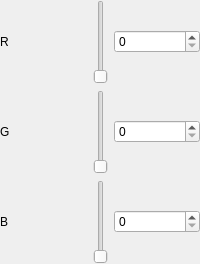
     <widget class="QWidget" name="tab_6Page3">
      <layout class="QGridLayout" name="gridLayout_4">
       <property name="leftMargin">
        <number>0</number>
       </property>
       <property name="topMargin">
        <number>0</number>
       </property>
       <property name="rightMargin">
        <number>0</number>
       </property>
       <property name="bottomMargin">
        <number>0</number>
       </property>
       <item row="2" column="1">
        <widget class="color_widgets::GradientSlider" name="slider_rgb_b">
         <property name="toolTip">
          <string>Blue</string>
         </property>
         <property name="maximum">
          <number>255</number>
         </property>
        </widget>
       </item>
       <item row="2" column="0">
        <widget class="QLabel" name="label_10">
         <property name="toolTip">
          <string>Blue</string>
         </property>
         <property name="text">
          <string>B</string>
         </property>
        </widget>
       </item>
       <item row="1" column="1">
        <widget class="color_widgets::GradientSlider" name="slider_rgb_g">
         <property name="toolTip">
          <string>Green</string>
         </property>
         <property name="maximum">
          <number>255</number>
         </property>
        </widget>
       </item>
       <item row="0" column="0">
        <widget class="QLabel" name="label_8">
         <property name="toolTip">
          <string>Red</string>
         </property>
         <property name="text">
          <string>R</string>
         </property>
        </widget>
       </item>
       <item row="1" column="0">
        <widget class="QLabel" name="label_9">
         <property name="toolTip">
          <string>Green</string>
         </property>
         <property name="text">
          <string>G</string>
         </property>
        </widget>
       </item>
       <item row="0" column="1">
        <widget class="color_widgets::GradientSlider" name="slider_rgb_r">
         <property name="toolTip">
          <string>Red</string>
         </property>
         <property name="maximum">
          <number>255</number>
         </property>
        </widget>
       </item>
       <item row="0" column="2">
        <widget class="QSpinBox" name="spinBox_8">
         <property name="toolTip">
          <string>Red</string>
         </property>
         <property name="maximum">
          <number>255</number>
         </property>
        </widget>
       </item>
       <item row="1" column="2">
        <widget class="QSpinBox" name="spinBox_9">
         <property name="toolTip">
          <string>Green</string>
         </property>
         <property name="maximum">
          <number>255</number>
         </property>
        </widget>
       </item>
       <item row="2" column="2">
        <widget class="QSpinBox" name="spinBox_10">
         <property name="toolTip">
          <string>Blue</string>
         </property>
         <property name="maximum">
          <number>255</number>
         </property>
        </widget>
       </item>
      </layout>
     </widget>
